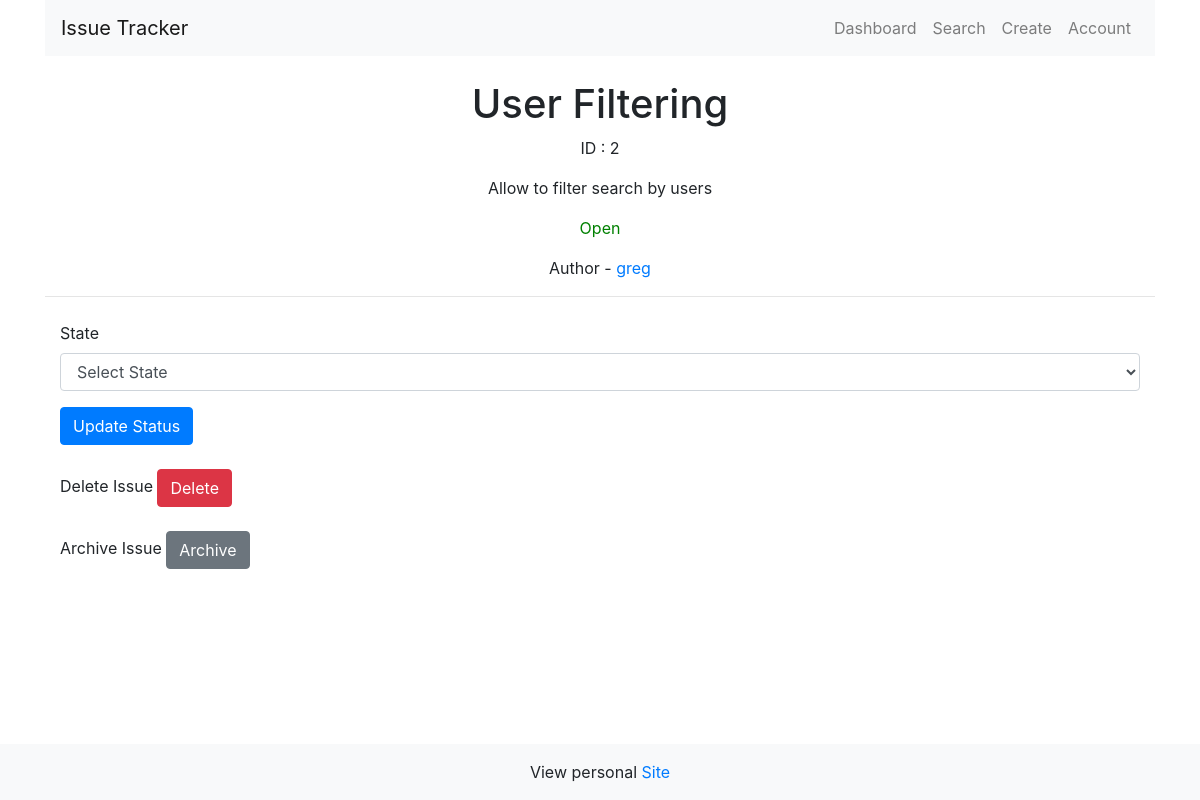
The page /issue_2 on the database its author committed.
### tables this page shows
CREATE TABLE issues (
        id INTEGER PRIMARY KEY,
        title TEXT NOT NULL,
        description TEXT NOT NULL,
        status TEXT NOT NULL
    , archivedOn DATE DEFAULT NULL, user TEXT NOT NULL);

### app.py (the view, shortened to what this page needs)
@app.route("/issue_<int:id>", methods=["GET", "POST"])
def issue(id):
    if request.method == "GET":
        with get_conn() as conn:
            cursor = conn.cursor()
            cursor.execute("SELECT * FROM issues WHERE id = ?", (id,))
            issue = cursor.fetchone()
            print(issue[4])
        return render_template("issue.html", issue=issue)

### app.py (called while the page is built)
def get_conn():
    conn = sqlite3.connect("issues.db")
    return conn

### templates/issue.html (shortened to what this page needs)
{% extends "base.html" %}
{% block content %}
    <h1 class="text-center">{{ issue[1] }}</h1>
    <p class="text-center">ID : {{ issue[0] }}</p>
    <p class="text-center">{{ issue[2] }}</p>
    <p class="text-center
    {% if issue[3] == 'Open' %}
    status-open
    {% elif issue[3] == 'In-Progress' %}
        status-in-progress
    {% elif issue[3] == 'Closed' %}
        status-closed
    {% endif %}
    ">{{ issue[3] }}</p>
    <p class="text-center">Author - <a href="/view_{{ issue[5] }}">{{ issue[5] }}</a> </p>
    <hr>
    <form action="/issue_{{ issue[0] }}" method="POST" class="container mt-4">
        <div class="form-group">
            <label for="status">State</label>
            <select class="form-control" name="status" id="status">
                <option value="" selected disabled hidden>Select State</option>
            </select>
        </div>
        <button type="submit" class="btn btn-primary">Update Status</button>
    </form>
    <form action="/issue_{{ issue[0] }}" method="POST" class="container mt-4">
        <div class="form-group">
            <label for="delete">Delete Issue</label>
            <button class="btn btn-danger">Delete</button>
        </div>
    </form>
    <form action="issue_{{ issue[0] }}" method="POST" class="container mt-4">
        <div class="form-group">
            <label for="archive">
                {% if issue[4] == None %}
                    Archive Issue
                {% else %}
                    Un-Archive Issue
                {% endif %}
            </label>
            <button name="archive" id="archive" class="btn btn-secondary">
                {% if issue[4] == None %}
                    Archive
                {% else %}
                    Un-Archive
                {% endif %}
            </button>
        </div>
    </form>
{% endblock %}

### static/css/style.css (style rules this page uses)
.status-open { color: green; }
a { position: relative; }
a::before { content: ""; position: absolute; width: 0%; height: 1px; background-color: #0d6efd; top: 100%; transition: .3s ease-in-out; }

### rows shown on the page
issues: title "User Filtering", id "2", description "Allow to filter search by users", status "Open", user "greg"
